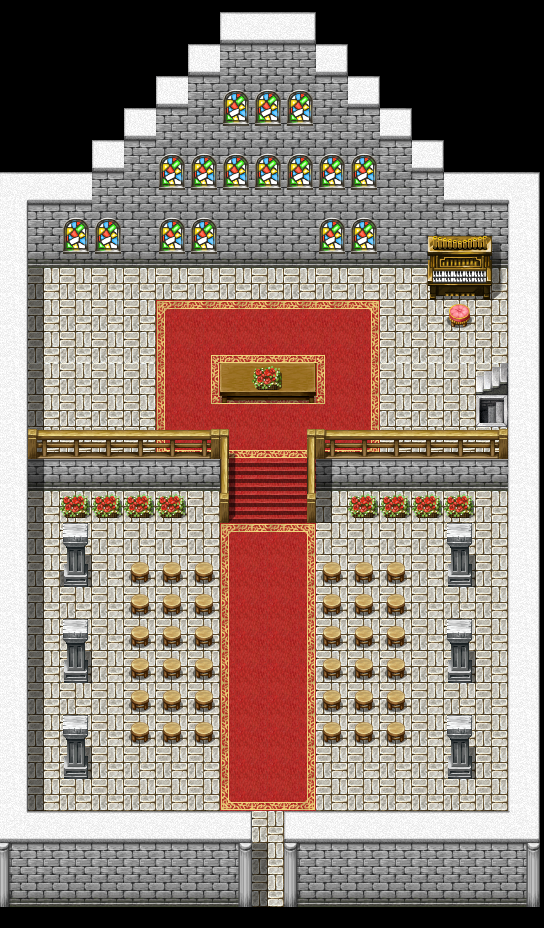

Below is a game level as drawn by its tile map, then a one-line description and the .tmx that defines it (tile-layer data replaced by summaries):
An orthogonal 17x29 tile map with 32x32 px tiles, 2 tile layers (ground, meta), 1 hidden layer not drawn and 4 objects.

<map version="1.0" orientation="orthogonal" renderorder="right-down" width="17" height="29" tilewidth="32" tileheight="32" nextobjectid="5">
 <tileset firstgid="1" name="litang" tilewidth="32" tileheight="32" tilecount="2000">
  <image source="litang.png" width="808" height="2572" />
 </tileset>
 <layer name="ground" width="17" height="29">
  <data>[493 cells, 493 non-empty, 493 distinct tile ids]</data>
 </layer>
 <layer name="meta" width="17" height="29">
  <data>[493 cells, 285 non-empty, 285 distinct tile ids]</data>
 </layer>
 <layer name="door" width="17" height="29" visible="0">
  <data>[493 cells, 4 non-empty, 4 distinct tile ids]</data>
 </layer>
 <objectgroup name="object" visible="0">
  <object id="1" x="418.185" y="352.324" width="32" height="32" />
  <object id="2" x="225.078" y="771.149" width="32" height="32" />
  <object id="3" x="68.4187" y="283.266" width="32" height="32" />
  <object id="4" x="384.935" y="525.609" width="32" height="32" />
 </objectgroup>
</map>